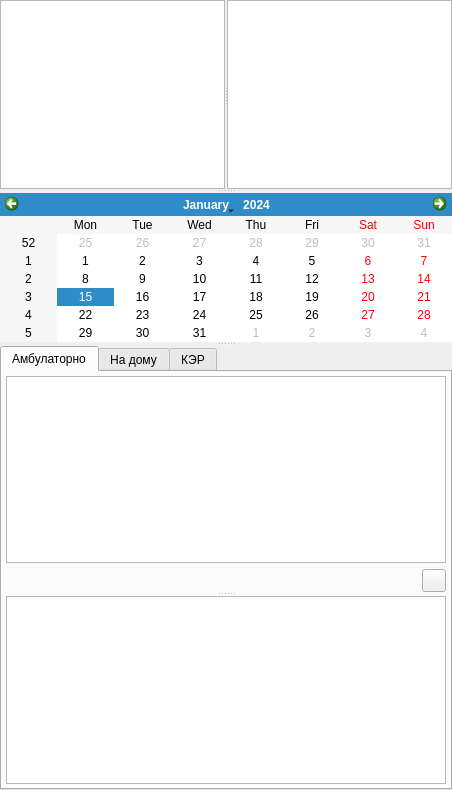
<?xml version="1.0" encoding="UTF-8"?>
<ui version="4.0">
 <class>Form</class>
 <widget class="QWidget" name="Form">
  <property name="geometry">
   <rect>
    <x>0</x>
    <y>0</y>
    <width>452</width>
    <height>790</height>
   </rect>
  </property>
  <property name="windowTitle">
   <string>Form</string>
  </property>
  <layout class="QHBoxLayout">
   <property name="spacing">
    <number>0</number>
   </property>
   <property name="margin">
    <number>0</number>
   </property>
   <item>
    <widget class="QSplitter" name="splitterMain">
     <property name="orientation">
      <enum>Qt::Vertical</enum>
     </property>
     <property name="childrenCollapsible">
      <bool>false</bool>
     </property>
     <widget class="QSplitter" name="splitterOrgs">
      <property name="orientation">
       <enum>Qt::Horizontal</enum>
      </property>
      <property name="handleWidth">
       <number>2</number>
      </property>
      <property name="childrenCollapsible">
       <bool>false</bool>
      </property>
      <widget class="CTreeView" name="treeOrgStructure"/>
      <widget class="CTreeView" name="treeOrgPersonnel"/>
     </widget>
     <widget class="CCalendarWidget" name="calendarWidget">
      <property name="sizePolicy">
       <sizepolicy hsizetype="Preferred" vsizetype="Minimum">
        <horstretch>0</horstretch>
        <verstretch>0</verstretch>
       </sizepolicy>
      </property>
      <property name="firstDayOfWeek">
       <enum>Qt::Monday</enum>
      </property>
     </widget>
     <widget class="QTabWidget" name="tabPlace">
      <property name="tabShape">
       <enum>QTabWidget::Rounded</enum>
      </property>
      <property name="currentIndex">
       <number>0</number>
      </property>
      <widget class="QWidget" name="tabAmbulatory">
       <attribute name="title">
        <string>Амбулаторно</string>
       </attribute>
       <layout class="QGridLayout">
        <property name="margin">
         <number>4</number>
        </property>
        <property name="spacing">
         <number>0</number>
        </property>
        <item row="1" column="0">
         <widget class="QSplitter" name="splitterAmb">
          <property name="orientation">
           <enum>Qt::Vertical</enum>
          </property>
          <widget class="QFrame" name="frmAmbTimeTable">
           <property name="frameShape">
            <enum>QFrame::NoFrame</enum>
           </property>
           <property name="frameShadow">
            <enum>QFrame::Plain</enum>
           </property>
           <layout class="QGridLayout" name="gridLayout_2">
            <property name="margin">
             <number>0</number>
            </property>
            <item row="1" column="0">
             <widget class="CEQPanelWidget" name="eqPanelWidget" native="true">
              <layout class="QGridLayout" name="gridLayout"/>
              <zorder>btnRefresh</zorder>
              <zorder>tblAmbTimeTable</zorder>
             </widget>
            </item>
            <item row="1" column="1">
             <widget class="QToolButton" name="btnRefreshAmb">
              <property name="font">
               <font>
                <pointsize>8</pointsize>
                <weight>50</weight>
                <bold>false</bold>
                <strikeout>true</strikeout>
               </font>
              </property>
              <property name="toolTip">
               <string>Обновить список номерков</string>
              </property>
              <property name="text">
               <string/>
              </property>
              <property name="icon">
               <iconset resource="../s11main.qrc">
                <normaloff>:/new/prefix1/icons/refresh.png</normaloff>:/new/prefix1/icons/refresh.png</iconset>
              </property>
             </widget>
            </item>
            <item row="0" column="0" colspan="2">
             <widget class="CTableView" name="tblAmbTimeTable"/>
            </item>
           </layout>
          </widget>
          <widget class="QFrame" name="frmAmbQueue">
           <property name="frameShape">
            <enum>QFrame::NoFrame</enum>
           </property>
           <property name="frameShadow">
            <enum>QFrame::Raised</enum>
           </property>
           <layout class="QVBoxLayout" name="verticalLayout_2">
            <property name="margin">
             <number>0</number>
            </property>
            <item>
             <widget class="CTableView" name="tblAmbQueue"/>
            </item>
           </layout>
          </widget>
         </widget>
        </item>
       </layout>
      </widget>
      <widget class="QWidget" name="tabHome">
       <attribute name="title">
        <string>На дому</string>
       </attribute>
       <layout class="QGridLayout">
        <property name="margin">
         <number>4</number>
        </property>
        <property name="spacing">
         <number>0</number>
        </property>
        <item row="0" column="0">
         <widget class="QSplitter" name="splitterHome">
          <property name="orientation">
           <enum>Qt::Vertical</enum>
          </property>
          <widget class="QFrame" name="frmHomeTimeTable">
           <property name="frameShape">
            <enum>QFrame::NoFrame</enum>
           </property>
           <property name="frameShadow">
            <enum>QFrame::Plain</enum>
           </property>
           <layout class="QGridLayout" name="gridLayout_3">
            <property name="margin">
             <number>0</number>
            </property>
            <item row="1" column="1">
             <widget class="QToolButton" name="btnRefreshHome">
              <property name="font">
               <font>
                <pointsize>8</pointsize>
                <weight>50</weight>
                <bold>false</bold>
                <strikeout>true</strikeout>
               </font>
              </property>
              <property name="toolTip">
               <string>Обновить список номерков</string>
              </property>
              <property name="text">
               <string/>
              </property>
              <property name="icon">
               <iconset resource="../s11main.qrc">
                <normaloff>:/new/prefix1/icons/refresh.png</normaloff>:/new/prefix1/icons/refresh.png</iconset>
              </property>
             </widget>
            </item>
            <item row="1" column="0">
             <spacer name="horizontalSpacer">
              <property name="orientation">
               <enum>Qt::Horizontal</enum>
              </property>
              <property name="sizeHint" stdset="0">
               <size>
                <width>40</width>
                <height>20</height>
               </size>
              </property>
             </spacer>
            </item>
            <item row="0" column="0" colspan="2">
             <widget class="CTableView" name="tblHomeTimeTable"/>
            </item>
           </layout>
          </widget>
          <widget class="QFrame" name="frmHomeQueue">
           <property name="frameShape">
            <enum>QFrame::NoFrame</enum>
           </property>
           <property name="frameShadow">
            <enum>QFrame::Raised</enum>
           </property>
           <layout class="QVBoxLayout">
            <property name="spacing">
             <number>0</number>
            </property>
            <property name="margin">
             <number>0</number>
            </property>
            <item>
             <widget class="CTableView" name="tblHomeQueue"/>
            </item>
           </layout>
          </widget>
         </widget>
        </item>
       </layout>
      </widget>
      <widget class="QWidget" name="tabExpert">
       <attribute name="title">
        <string>КЭР</string>
       </attribute>
      </widget>
     </widget>
    </widget>
   </item>
  </layout>
 </widget>
 <customwidgets>
  <customwidget>
   <class>CTableView</class>
   <extends>QTableView</extends>
   <header>library/TableView.h</header>
  </customwidget>
  <customwidget>
   <class>CTreeView</class>
   <extends>QTreeView</extends>
   <header>library/TreeView.h</header>
  </customwidget>
  <customwidget>
   <class>CCalendarWidget</class>
   <extends>QCalendarWidget</extends>
   <header location="global">library.calendar</header>
  </customwidget>
  <customwidget>
   <class>CEQPanelWidget</class>
   <extends>QWidget</extends>
   <header>library/ElectronicQueue/EQPanelWidget.h</header>
   <container>1</container>
  </customwidget>
 </customwidgets>
 <tabstops>
  <tabstop>treeOrgStructure</tabstop>
  <tabstop>treeOrgPersonnel</tabstop>
  <tabstop>calendarWidget</tabstop>
  <tabstop>tabPlace</tabstop>
  <tabstop>tblAmbTimeTable</tabstop>
  <tabstop>tblAmbQueue</tabstop>
  <tabstop>tblHomeTimeTable</tabstop>
  <tabstop>tblHomeQueue</tabstop>
 </tabstops>
 <resources>
  <include location="../s11main.qrc"/>
 </resources>
 <connections/>
</ui>
